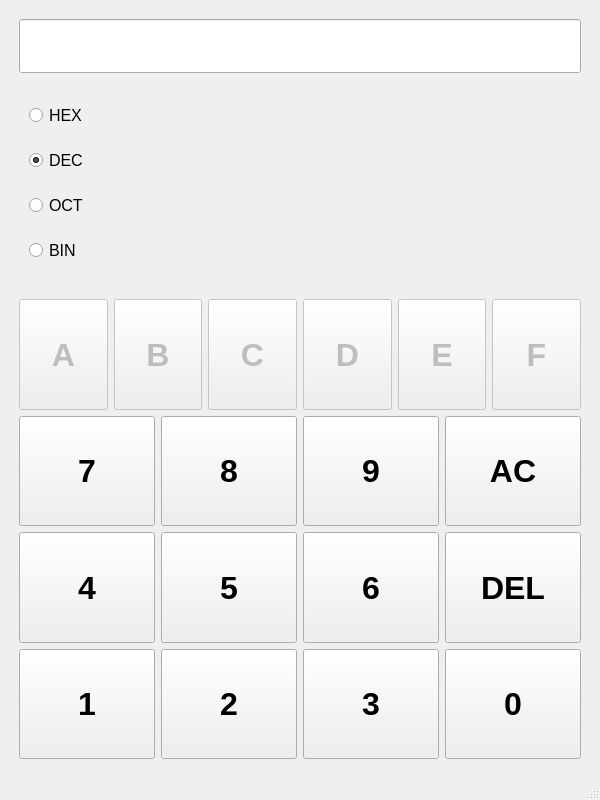
<?xml version="1.0" encoding="UTF-8"?>
<ui version="4.0">
 <class>Programmer</class>
 <widget class="QMainWindow" name="Programmer">
  <property name="geometry">
   <rect>
    <x>0</x>
    <y>0</y>
    <width>600</width>
    <height>800</height>
   </rect>
  </property>
  <property name="windowTitle">
   <string>进制转换</string>
  </property>
  <widget class="QWidget" name="centralwidget">
   <layout class="QVBoxLayout" name="verticalLayout_2">
    <item>
     <layout class="QVBoxLayout" name="verticalLayout">
      <property name="spacing">
       <number>20</number>
      </property>
      <property name="leftMargin">
       <number>10</number>
      </property>
      <property name="topMargin">
       <number>10</number>
      </property>
      <property name="rightMargin">
       <number>10</number>
      </property>
      <property name="bottomMargin">
       <number>10</number>
      </property>
      <item>
       <widget class="QLineEdit" name="lineEdit">
        <property name="font">
         <font>
          <pointsize>30</pointsize>
         </font>
        </property>
        <property name="text">
         <string/>
        </property>
        <property name="alignment">
         <set>Qt::AlignRight|Qt::AlignTrailing|Qt::AlignVCenter</set>
        </property>
       </widget>
      </item>
      <item>
       <layout class="QFormLayout" name="formLayout_2">
        <property name="leftMargin">
         <number>10</number>
        </property>
        <property name="topMargin">
         <number>10</number>
        </property>
        <property name="rightMargin">
         <number>10</number>
        </property>
        <property name="bottomMargin">
         <number>10</number>
        </property>
        <item row="1" column="0">
         <widget class="QRadioButton" name="radioButton_2">
          <property name="sizePolicy">
           <sizepolicy hsizetype="Minimum" vsizetype="Minimum">
            <horstretch>0</horstretch>
            <verstretch>0</verstretch>
           </sizepolicy>
          </property>
          <property name="font">
           <font>
            <family>Nirmala UI</family>
            <pointsize>12</pointsize>
            <weight>50</weight>
            <bold>false</bold>
           </font>
          </property>
          <property name="text">
           <string>DEC</string>
          </property>
          <property name="checked">
           <bool>true</bool>
          </property>
         </widget>
        </item>
        <item row="2" column="0">
         <widget class="QRadioButton" name="radioButton_3">
          <property name="sizePolicy">
           <sizepolicy hsizetype="Minimum" vsizetype="Minimum">
            <horstretch>0</horstretch>
            <verstretch>0</verstretch>
           </sizepolicy>
          </property>
          <property name="font">
           <font>
            <family>Nirmala UI</family>
            <pointsize>12</pointsize>
            <weight>50</weight>
            <bold>false</bold>
           </font>
          </property>
          <property name="text">
           <string>OCT</string>
          </property>
         </widget>
        </item>
        <item row="3" column="0">
         <widget class="QRadioButton" name="radioButton_4">
          <property name="sizePolicy">
           <sizepolicy hsizetype="Minimum" vsizetype="Minimum">
            <horstretch>0</horstretch>
            <verstretch>0</verstretch>
           </sizepolicy>
          </property>
          <property name="font">
           <font>
            <family>Nirmala UI</family>
            <pointsize>12</pointsize>
            <weight>50</weight>
            <bold>false</bold>
           </font>
          </property>
          <property name="text">
           <string>BIN</string>
          </property>
         </widget>
        </item>
        <item row="0" column="0">
         <widget class="QRadioButton" name="radioButton">
          <property name="sizePolicy">
           <sizepolicy hsizetype="Minimum" vsizetype="Minimum">
            <horstretch>0</horstretch>
            <verstretch>0</verstretch>
           </sizepolicy>
          </property>
          <property name="font">
           <font>
            <family>Nirmala UI</family>
            <pointsize>12</pointsize>
            <weight>50</weight>
            <bold>false</bold>
           </font>
          </property>
          <property name="text">
           <string>HEX</string>
          </property>
         </widget>
        </item>
        <item row="0" column="1">
         <widget class="QLabel" name="label_hex">
          <property name="font">
           <font>
            <pointsize>12</pointsize>
            <weight>75</weight>
            <bold>true</bold>
           </font>
          </property>
          <property name="text">
           <string/>
          </property>
         </widget>
        </item>
        <item row="2" column="1">
         <widget class="QLabel" name="label_oct">
          <property name="font">
           <font>
            <pointsize>12</pointsize>
            <weight>75</weight>
            <bold>true</bold>
           </font>
          </property>
          <property name="text">
           <string/>
          </property>
         </widget>
        </item>
        <item row="3" column="1">
         <widget class="QLabel" name="label_bin">
          <property name="font">
           <font>
            <pointsize>12</pointsize>
            <weight>75</weight>
            <bold>true</bold>
           </font>
          </property>
          <property name="text">
           <string/>
          </property>
         </widget>
        </item>
        <item row="1" column="1">
         <widget class="QLabel" name="label_dec">
          <property name="font">
           <font>
            <pointsize>12</pointsize>
            <weight>75</weight>
            <bold>true</bold>
           </font>
          </property>
          <property name="text">
           <string/>
          </property>
         </widget>
        </item>
       </layout>
      </item>
     </layout>
    </item>
    <item>
     <layout class="QGridLayout" name="gridLayout">
      <property name="leftMargin">
       <number>10</number>
      </property>
      <property name="topMargin">
       <number>10</number>
      </property>
      <property name="rightMargin">
       <number>10</number>
      </property>
      <property name="bottomMargin">
       <number>10</number>
      </property>
      <item row="0" column="0" colspan="5">
       <layout class="QHBoxLayout" name="horizontalLayout">
        <item>
         <widget class="QPushButton" name="pushButton_A">
          <property name="enabled">
           <bool>false</bool>
          </property>
          <property name="sizePolicy">
           <sizepolicy hsizetype="Preferred" vsizetype="Expanding">
            <horstretch>0</horstretch>
            <verstretch>0</verstretch>
           </sizepolicy>
          </property>
          <property name="font">
           <font>
            <pointsize>24</pointsize>
            <weight>75</weight>
            <bold>true</bold>
           </font>
          </property>
          <property name="text">
           <string>A</string>
          </property>
         </widget>
        </item>
        <item>
         <widget class="QPushButton" name="pushButton_B">
          <property name="enabled">
           <bool>false</bool>
          </property>
          <property name="sizePolicy">
           <sizepolicy hsizetype="Preferred" vsizetype="Expanding">
            <horstretch>0</horstretch>
            <verstretch>0</verstretch>
           </sizepolicy>
          </property>
          <property name="font">
           <font>
            <pointsize>24</pointsize>
            <weight>75</weight>
            <bold>true</bold>
           </font>
          </property>
          <property name="text">
           <string>B</string>
          </property>
         </widget>
        </item>
        <item>
         <widget class="QPushButton" name="pushButton_C">
          <property name="enabled">
           <bool>false</bool>
          </property>
          <property name="sizePolicy">
           <sizepolicy hsizetype="Preferred" vsizetype="Expanding">
            <horstretch>0</horstretch>
            <verstretch>0</verstretch>
           </sizepolicy>
          </property>
          <property name="font">
           <font>
            <pointsize>24</pointsize>
            <weight>75</weight>
            <bold>true</bold>
           </font>
          </property>
          <property name="text">
           <string>C</string>
          </property>
         </widget>
        </item>
        <item>
         <widget class="QPushButton" name="pushButton_D">
          <property name="enabled">
           <bool>false</bool>
          </property>
          <property name="sizePolicy">
           <sizepolicy hsizetype="Preferred" vsizetype="Expanding">
            <horstretch>0</horstretch>
            <verstretch>0</verstretch>
           </sizepolicy>
          </property>
          <property name="font">
           <font>
            <pointsize>24</pointsize>
            <weight>75</weight>
            <bold>true</bold>
           </font>
          </property>
          <property name="text">
           <string>D</string>
          </property>
         </widget>
        </item>
        <item>
         <widget class="QPushButton" name="pushButton_E">
          <property name="enabled">
           <bool>false</bool>
          </property>
          <property name="sizePolicy">
           <sizepolicy hsizetype="Preferred" vsizetype="Expanding">
            <horstretch>0</horstretch>
            <verstretch>0</verstretch>
           </sizepolicy>
          </property>
          <property name="font">
           <font>
            <pointsize>24</pointsize>
            <weight>75</weight>
            <bold>true</bold>
           </font>
          </property>
          <property name="text">
           <string>E</string>
          </property>
         </widget>
        </item>
        <item>
         <widget class="QPushButton" name="pushButton_F">
          <property name="enabled">
           <bool>false</bool>
          </property>
          <property name="sizePolicy">
           <sizepolicy hsizetype="Preferred" vsizetype="Expanding">
            <horstretch>0</horstretch>
            <verstretch>0</verstretch>
           </sizepolicy>
          </property>
          <property name="font">
           <font>
            <pointsize>24</pointsize>
            <weight>75</weight>
            <bold>true</bold>
           </font>
          </property>
          <property name="text">
           <string>F</string>
          </property>
         </widget>
        </item>
       </layout>
      </item>
      <item row="1" column="0" colspan="5">
       <layout class="QHBoxLayout" name="horizontalLayout_4">
        <item>
         <widget class="QPushButton" name="pushButton_7">
          <property name="sizePolicy">
           <sizepolicy hsizetype="Preferred" vsizetype="Expanding">
            <horstretch>0</horstretch>
            <verstretch>0</verstretch>
           </sizepolicy>
          </property>
          <property name="font">
           <font>
            <pointsize>24</pointsize>
            <weight>75</weight>
            <bold>true</bold>
           </font>
          </property>
          <property name="text">
           <string>7</string>
          </property>
         </widget>
        </item>
        <item>
         <widget class="QPushButton" name="pushButton_8">
          <property name="sizePolicy">
           <sizepolicy hsizetype="Preferred" vsizetype="Expanding">
            <horstretch>0</horstretch>
            <verstretch>0</verstretch>
           </sizepolicy>
          </property>
          <property name="font">
           <font>
            <pointsize>24</pointsize>
            <weight>75</weight>
            <bold>true</bold>
           </font>
          </property>
          <property name="text">
           <string>8</string>
          </property>
         </widget>
        </item>
        <item>
         <widget class="QPushButton" name="pushButton_9">
          <property name="sizePolicy">
           <sizepolicy hsizetype="Preferred" vsizetype="Expanding">
            <horstretch>0</horstretch>
            <verstretch>0</verstretch>
           </sizepolicy>
          </property>
          <property name="font">
           <font>
            <pointsize>24</pointsize>
            <weight>75</weight>
            <bold>true</bold>
           </font>
          </property>
          <property name="text">
           <string>9</string>
          </property>
         </widget>
        </item>
        <item>
         <widget class="QPushButton" name="pushButton_AC">
          <property name="sizePolicy">
           <sizepolicy hsizetype="Preferred" vsizetype="Expanding">
            <horstretch>0</horstretch>
            <verstretch>0</verstretch>
           </sizepolicy>
          </property>
          <property name="font">
           <font>
            <pointsize>24</pointsize>
            <weight>75</weight>
            <bold>true</bold>
           </font>
          </property>
          <property name="text">
           <string>AC</string>
          </property>
         </widget>
        </item>
       </layout>
      </item>
      <item row="2" column="0" colspan="5">
       <layout class="QHBoxLayout" name="horizontalLayout_5">
        <item>
         <widget class="QPushButton" name="pushButton_10">
          <property name="sizePolicy">
           <sizepolicy hsizetype="Preferred" vsizetype="Expanding">
            <horstretch>0</horstretch>
            <verstretch>0</verstretch>
           </sizepolicy>
          </property>
          <property name="font">
           <font>
            <pointsize>24</pointsize>
            <weight>75</weight>
            <bold>true</bold>
           </font>
          </property>
          <property name="text">
           <string>4</string>
          </property>
         </widget>
        </item>
        <item>
         <widget class="QPushButton" name="pushButton_5">
          <property name="sizePolicy">
           <sizepolicy hsizetype="Preferred" vsizetype="Expanding">
            <horstretch>0</horstretch>
            <verstretch>0</verstretch>
           </sizepolicy>
          </property>
          <property name="font">
           <font>
            <pointsize>24</pointsize>
            <weight>75</weight>
            <bold>true</bold>
           </font>
          </property>
          <property name="text">
           <string>5</string>
          </property>
         </widget>
        </item>
        <item>
         <widget class="QPushButton" name="pushButton_6">
          <property name="sizePolicy">
           <sizepolicy hsizetype="Preferred" vsizetype="Expanding">
            <horstretch>0</horstretch>
            <verstretch>0</verstretch>
           </sizepolicy>
          </property>
          <property name="font">
           <font>
            <pointsize>24</pointsize>
            <weight>75</weight>
            <bold>true</bold>
           </font>
          </property>
          <property name="text">
           <string>6</string>
          </property>
         </widget>
        </item>
        <item>
         <widget class="QPushButton" name="pushButton_DEL">
          <property name="sizePolicy">
           <sizepolicy hsizetype="Preferred" vsizetype="Expanding">
            <horstretch>0</horstretch>
            <verstretch>0</verstretch>
           </sizepolicy>
          </property>
          <property name="font">
           <font>
            <pointsize>24</pointsize>
            <weight>75</weight>
            <bold>true</bold>
           </font>
          </property>
          <property name="text">
           <string>DEL</string>
          </property>
         </widget>
        </item>
       </layout>
      </item>
      <item row="4" column="0" colspan="5">
       <layout class="QHBoxLayout" name="horizontalLayout_6">
        <item>
         <widget class="QPushButton" name="pushButton_1">
          <property name="sizePolicy">
           <sizepolicy hsizetype="Preferred" vsizetype="Expanding">
            <horstretch>0</horstretch>
            <verstretch>0</verstretch>
           </sizepolicy>
          </property>
          <property name="font">
           <font>
            <pointsize>24</pointsize>
            <weight>75</weight>
            <bold>true</bold>
           </font>
          </property>
          <property name="text">
           <string>1</string>
          </property>
         </widget>
        </item>
        <item>
         <widget class="QPushButton" name="pushButton_11">
          <property name="sizePolicy">
           <sizepolicy hsizetype="Preferred" vsizetype="Expanding">
            <horstretch>0</horstretch>
            <verstretch>0</verstretch>
           </sizepolicy>
          </property>
          <property name="font">
           <font>
            <pointsize>24</pointsize>
            <weight>75</weight>
            <bold>true</bold>
           </font>
          </property>
          <property name="text">
           <string>2</string>
          </property>
         </widget>
        </item>
        <item>
         <widget class="QPushButton" name="pushButton_12">
          <property name="sizePolicy">
           <sizepolicy hsizetype="Preferred" vsizetype="Expanding">
            <horstretch>0</horstretch>
            <verstretch>0</verstretch>
           </sizepolicy>
          </property>
          <property name="font">
           <font>
            <pointsize>24</pointsize>
            <weight>75</weight>
            <bold>true</bold>
           </font>
          </property>
          <property name="text">
           <string>3</string>
          </property>
         </widget>
        </item>
        <item>
         <widget class="QPushButton" name="pushButton_0">
          <property name="sizePolicy">
           <sizepolicy hsizetype="Preferred" vsizetype="Expanding">
            <horstretch>0</horstretch>
            <verstretch>0</verstretch>
           </sizepolicy>
          </property>
          <property name="font">
           <font>
            <pointsize>24</pointsize>
            <weight>75</weight>
            <bold>true</bold>
           </font>
          </property>
          <property name="text">
           <string>0</string>
          </property>
         </widget>
        </item>
       </layout>
      </item>
     </layout>
    </item>
   </layout>
  </widget>
  <widget class="QMenuBar" name="menubar">
   <property name="geometry">
    <rect>
     <x>0</x>
     <y>0</y>
     <width>600</width>
     <height>22</height>
    </rect>
   </property>
  </widget>
  <widget class="QStatusBar" name="statusbar"/>
 </widget>
 <resources/>
 <connections>
  <connection>
   <sender>pushButton_AC</sender>
   <signal>clicked()</signal>
   <receiver>lineEdit</receiver>
   <slot>clear()</slot>
   <hints>
    <hint type="sourcelabel">
     <x>563</x>
     <y>410</y>
    </hint>
    <hint type="destinationlabel">
     <x>486</x>
     <y>67</y>
    </hint>
   </hints>
  </connection>
 </connections>
</ui>
